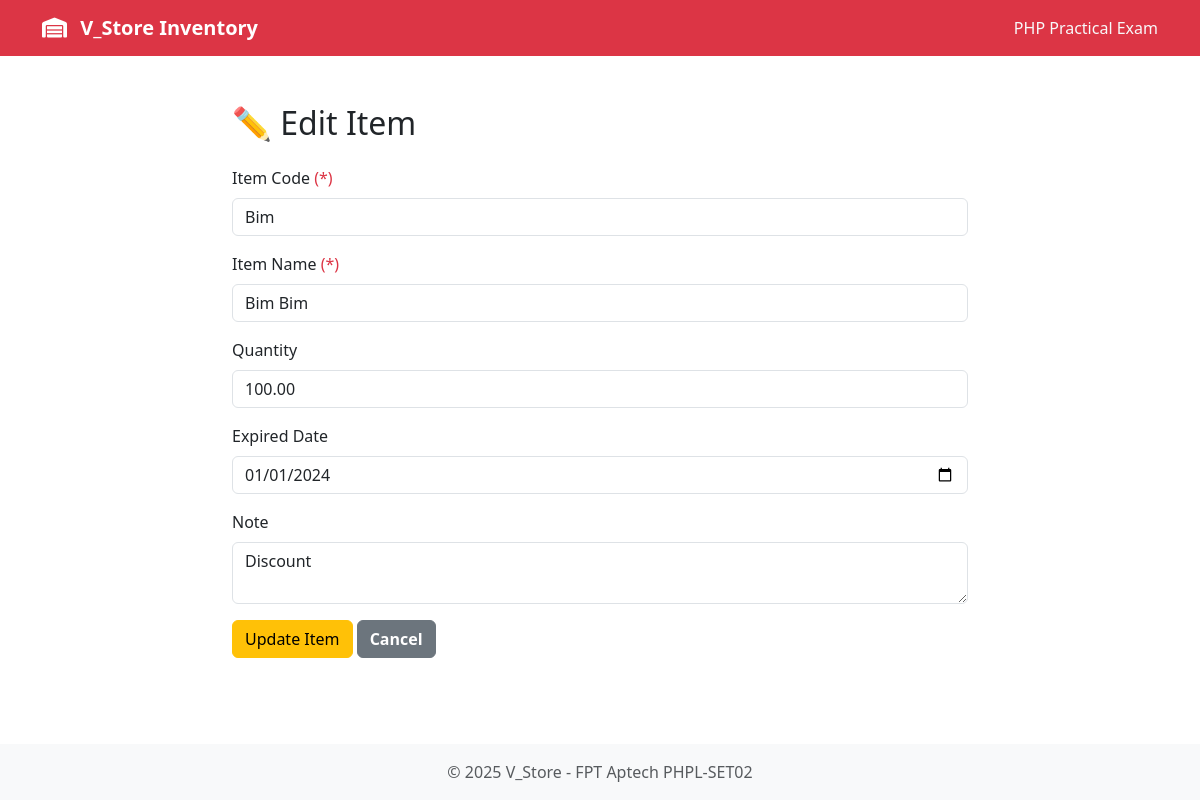
Page /edit_item.php?id=15 on the committed database.
### tables this page shows
CREATE TABLE `item_sale` (
  `id` int(11) NOT NULL,
  `item_code` varchar(6) NOT NULL,
  `item_name` varchar(50) NOT NULL,
  `quantity` decimal(10,2) DEFAULT NULL,
  `expried_date` date DEFAULT NULL,
  `note` varchar(60) DEFAULT NULL
);

### edit_item.php (the view, shortened to what this page needs)
<?php
require_once './db_connect.php';
$id = $item_code = $item_name = $quantity = $expried_date = $note = "";
$code_err = $name_err = "";
if ($_SERVER["REQUEST_METHOD"] == "POST") {
    $id = $_POST["id"];
    if (empty(trim($_POST["item_code"]))) {
        $code_err = "Item Code is required.";
    } else {
        $item_code = trim($_POST["item_code"]);
    }
    if (empty(trim($_POST["item_name"]))) {
        $name_err = "Item Name is required.";
    } else {
        $item_name = trim($_POST["item_name"]);
    }
    if (!preg_match('/^[a-zA-Z0-9\s]*$/', $item_code)) {
        $code_err = "Item Code must not contain special characters.";
    }
    if (!preg_match('/^[a-zA-Z0-9\s]*$/', $item_name)) {
        $name_err = "Item Name must not contain special characters.";
    }
    $quantity = $_POST["quantity"] ?? 0;
    $expried_date = $_POST["expried_date"] ?? date('Y-m-d');
    $note = trim($_POST["note"]) ?? NULL;
    if (empty($code_err) && empty($name_err)) {
        $sql = "UPDATE item_sale SET item_code=?, item_name=?, quantity=?, expried_date=?, note=? WHERE id=?";
        if ($stmt = $conn->prepare($sql)) {
            $stmt->bind_param("ssdssi", $item_code, $item_name, $quantity, $expried_date, $note, $id);
            if ($stmt->execute()) {
                header("location: index.php");
                exit();
            } else {
                echo "Oops! Error updating record.";
            }
            $stmt->close();
        }
    }
} else if (isset($_GET["id"]) && !empty(trim($_GET["id"]))) {
    $id = trim($_GET["id"]);
    $sql = "SELECT item_code, item_name, quantity, expried_date, note FROM item_sale WHERE id = ?";
    if ($stmt = $conn->prepare($sql)) {
        $stmt->bind_param("i", $id);
        if ($stmt->execute()) {
            $result = $stmt->get_result();
            if ($result->num_rows == 1) {
                $row = $result->fetch_assoc();
                $item_code = $row["item_code"];
                $item_name = $row["item_name"];
                $quantity = $row["quantity"];
                $expried_date = $row["expried_date"];
                $note = $row["note"];
            } else {
                header("location: index.php");
                exit();
            }
        }
    }
} else {
    header("location: index.php");
    exit();
}
?>
<!DOCTYPE html>
<html lang="en">
<head>
    <link href="https://cdn.jsdelivr.net/npm/bootstrap@5.3.3/dist/css/bootstrap.min.css" rel="stylesheet">
    <link rel="stylesheet" href="https://cdnjs.cloudflare.com/ajax/libs/font-awesome/6.5.2/css/all.min.css">
    <link rel="stylesheet" href="index.css">
</head>
<body>
    <nav class="navbar navbar-light bg-danger">
        <div class="container">
            <a class="navbar-brand" href="index.php">
                <i class="fas fa-warehouse me-2"></i> V_Store Inventory
            </a>
            <span class="navbar-text text-light">
                PHP Practical Exam
            </span>
        </div>
    </nav>
    <div class="container mt-5">
        <div class="row">
            <div class="col-md-8 offset-md-2">
                <h2 class="mb-4">✏️ Edit Item</h2>
                <form action="<?php echo htmlspecialchars($_SERVER["PHP_SELF"]); ?>" method="post">
                    <div class="mb-3">
                        <label class="form-label">Item Code <span class="text-danger">(*)</span></label>
                        <input type="text" name="item_code" class="form-control <?php echo (!empty($code_err)) ? 'is-invalid' : ''; ?>" value="<?php echo htmlspecialchars($item_code); ?>">
                    </div>
                    <div class="mb-3">
                        <label class="form-label">Item Name <span class="text-danger">(*)</span></label>
                        <input type="text" name="item_name" class="form-control <?php echo (!empty($name_err)) ? 'is-invalid' : ''; ?>" value="<?php echo htmlspecialchars($item_name); ?>">
                    </div>
                    <div class="mb-3">
                        <label class="form-label">Quantity</label>
                        <input type="number" name="quantity" step="any" class="form-control" value="<?php echo htmlspecialchars($quantity); ?>">
                    </div>
                    <div class="mb-3">
                        <label class="form-label">Expired Date</label>
                        <input type="date" name="expried_date" class="form-control" value="<?php echo htmlspecialchars($expried_date); ?>">
                    </div>
                    <div class="mb-3">
                        <label class="form-label">Note</label>
                        <textarea name="note" class="form-control"><?php echo htmlspecialchars($note ?? ''); ?></textarea>
                    </div>
                    <button type="submit" class="btn btn-warning">Update Item</button>
                    <a href="index.php" class="btn btn-secondary">Cancel</a>
                </form>
            </div>
        </div>
    </div>
    <footer class="footer mt-auto py-3 bg-light fixed-bottom">
        <div class="container text-center">
            <span class="text-muted">© <?php echo date("Y"); ?> V_Store - FPT Aptech PHPL-SET02</span>
        </div>
    </footer>
</body>
</html>

### index.css (style rules this page uses)
.container a { color: white; font-weight: bold; }

### rows in the picture
item_sale: item_code "Bim", item_name "Bim Bim", quantity "100.00", expried_date "01/01/2024", note "Discount"
